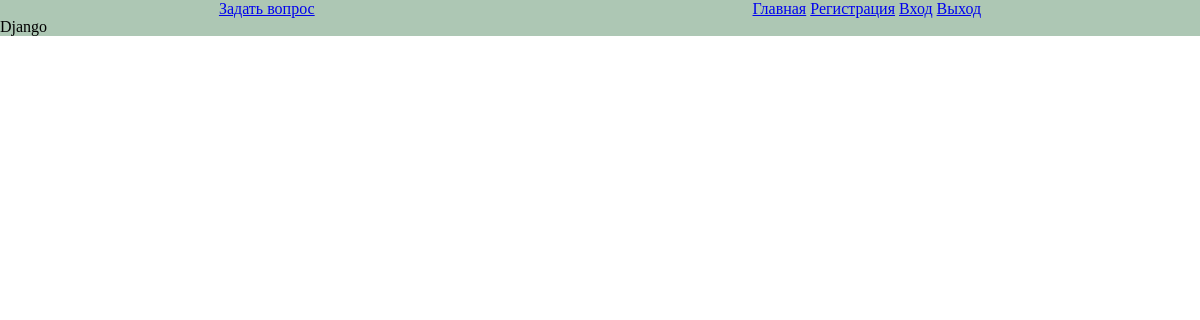
The app's page /get_answer/1, older data.
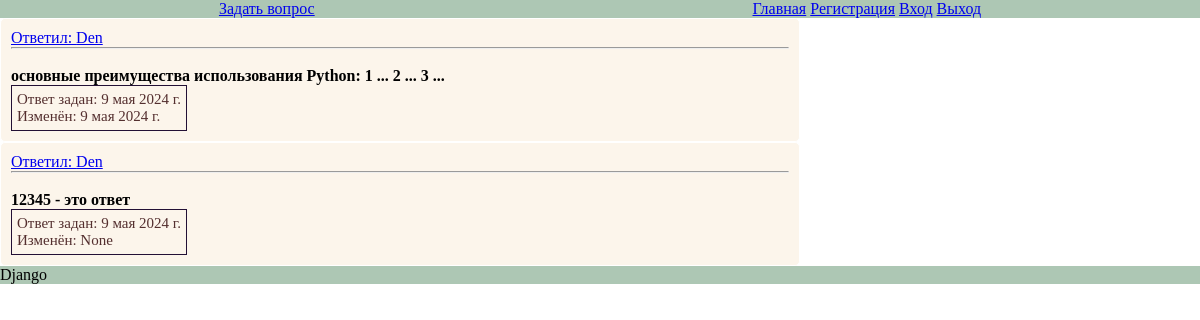
The same page, newer data.
### main/models.py (models this page shows)
class Answer(models.Model):
    autor = models.ForeignKey(
        User,
        null=True,
        blank=False,
        on_delete=models.SET_NULL,
        related_name="answer_set",
    )
    question = models.ForeignKey(
        Question,
        null=True,
        blank=False,
        on_delete=models.SET_NULL,
        related_name="question",
    )
    text = models.TextField(max_length=20, blank=False)
    created_at = models.DateField(auto_now_add=True, blank=False)
    updated_at = models.DateField(auto_now=True, blank=False)
    parent = models.ForeignKey(
        "self", null=True, blank=False, on_delete=models.SET_NULL
    )
    correct = models.BooleanField(default=False, blank=True)

### main/views_2.py (the view)
# urls.py: path("get_answer/<int:id_question>", get_answer, name="get_answer"),
def get_answer(request, **kwargs):
    print(kwargs["id_question"], "<<<< ----kwargs")
    question_obj = Question.objects.filter(id=kwargs["id_question"])[0]
    print(question_obj)
    answer_obj = Answer.objects.filter(question=question_obj)
    for answer in answer_obj:
        print(answer)
    context = {"answers": answer_obj}
    return render(request, "answer.html", context)

### templates/answer.html (shortened to what this page needs)
{% extends 'main.html' %}
{% load static %}
{% block content %}
  <link rel="stylesheet" type="text/css" href="{% static 'css/style.css' %}" />
  {% for answer in answers %}
    <div id="conteiner">
      <div id="box">
        <div>
          <a href="/user/info/{{ answer.autor }}">Ответил: {{ answer.autor }}</a>
          <div>
            <hr />
            <br />
            <h4>{{ answer.text }}</h4>
          </div>
          <div class="date">
            <div>Ответ задан: {{ answer.created_at }}</div>
            <div>Изменён: {{ answer.updated_at }}</div>
          </div>
        </div>
      </div>
    </div>
  {% endfor %}
{% endblock %}

Row changes from the older to the newer data that the page shows:
now on this page (row unchanged): Answer: autor "Den", text "основные преимущества использования Python: 1 ... 2 ... 3 ...", created_at "9 мая 2024 г.", updated_at "9 мая 2024 г."
added Answer: autor "Den", text "12345 - это ответ", created_at "9 мая 2024 г.", updated_at "None"
